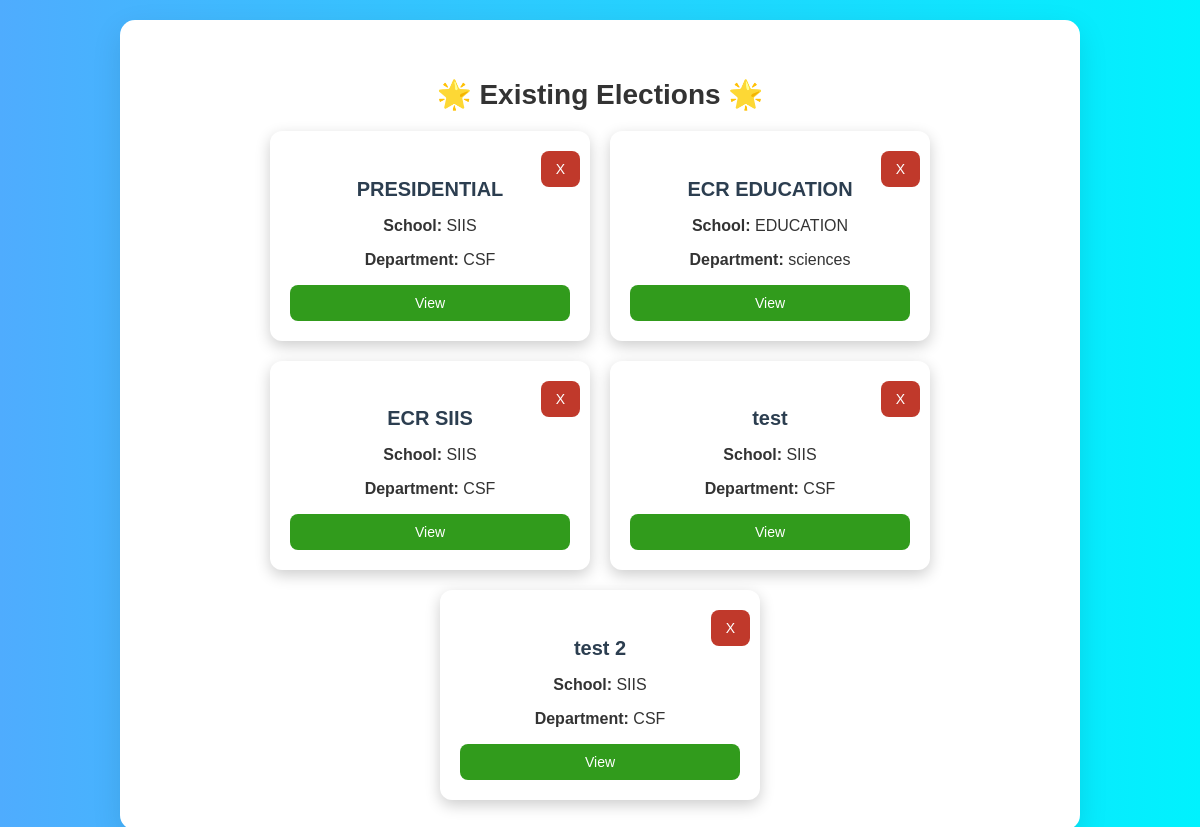
Screenshot of /existing-elections/ with the database file from the repository.
### voting/models.py (models this page shows, shortened)
class ElectionTitle(models.Model):
    title = models.CharField(max_length=255, default='all')
    school = models.ForeignKey(School, on_delete=models.CASCADE)
    department = models.ForeignKey(Department, on_delete=models.CASCADE)
    start_time = models.DateTimeField(null=True, blank=True)  # Allow null values
    end_time = models.DateTimeField(null=True, blank=True)    # Allow null values

class School(models.Model):
    name = models.CharField(max_length=255)

class Department(models.Model):
    name = models.CharField(max_length=255)
    school = models.ForeignKey(School, on_delete=models.CASCADE)

### voting/views.py (the view)
# urls.py: path("existing-elections/", views.existing_elections, name="existing_elections"),
def existing_elections(request):
    elections = ElectionTitle.objects.all()
    return render(request, 'voting/admin/existing_elections.html', {'existing_elections': elections})

### voting/templates/voting/admin/existing_elections.html (shortened to what this page needs)
<!DOCTYPE html>
<html lang="en">
<head>
</head>
<body>
  <div class="container">
    <h3>🌟 Existing Elections 🌟</h3>
    <div class="card-container">
      {% for election in existing_elections %}
        <div class="card">
          <h4>{{ election.title }}</h4>
          <p><strong>School:</strong> {{ election.school.name }}</p>
          <p><strong>Department:</strong> {{ election.department.name }}</p>
          <a href="{% url 'election_detail' election.id %}" class="view-btn">View</a>
          <form action="" method="post">
            <button type="submit" class="delete-btn">X</button>
          </form>
        </div>
      {% empty %}
        <p style="text-align:center; font-size: 18px; color: #555;">No elections found.</p>
      {% endfor %}
    </div>
  </div>
</body>
</html>

### voting/templates/voting/admin/existing_elections.html (style rules this page uses)
body { font-family: 'Poppins', sans-serif; margin: 0; padding: 20px; background: linear-gradient(to right, #4facfe, #00f2fe); color: #333; }
.container { max-width: 900px; margin: 0 auto; background: white; padding: 30px; border-radius: 15px; box-shadow: 0 10px 30px rgba(0, 0, 0, 0.1); text-align: center; }
h3 { font-size: 28px; font-weight: bold; color: #333; margin-bottom: 20px; }
.card-container { display: flex; flex-wrap: wrap; justify-content: center; gap: 20px; margin-top: 20px; }
.card { background: #fff; padding: 20px; border-radius: 12px; box-shadow: 0 5px 15px rgba(0, 0, 0, 0.2); width: 280px; text-align: center; transition: transform 0.3s, box-shadow 0.3s; position: relative; }
.card h4 { font-size: 20px; font-weight: bold; color: #2c3e50; margin-bottom: 8px; }
.delete-btn { background: #c0392b; color: white; border: none; padding: 10px 15px; cursor: pointer; border-radius: 8px; font-size: 14px; margin-top: 10px; transition: background 0.3s; position: absolute; right: 10px; top: 10px; }
.view-btn { background: #319b1c; color: white; border: none; padding: 10px 15px; cursor: pointer; border-radius: 8px; font-size: 14px; margin-top: 10px; display: block; text-decoration: none; }

### rows the page displays
ElectionTitle: title "PRESIDENTIAL", school.name "SIIS", department.name "CSF"
ElectionTitle: title "ECR EDUCATION", school.name "EDUCATION", department.name "sciences"
ElectionTitle: title "ECR SIIS", school.name "SIIS", department.name "CSF"
ElectionTitle: title "test", school.name "SIIS", department.name "CSF"
ElectionTitle: title "test 2", school.name "SIIS", department.name "CSF"
